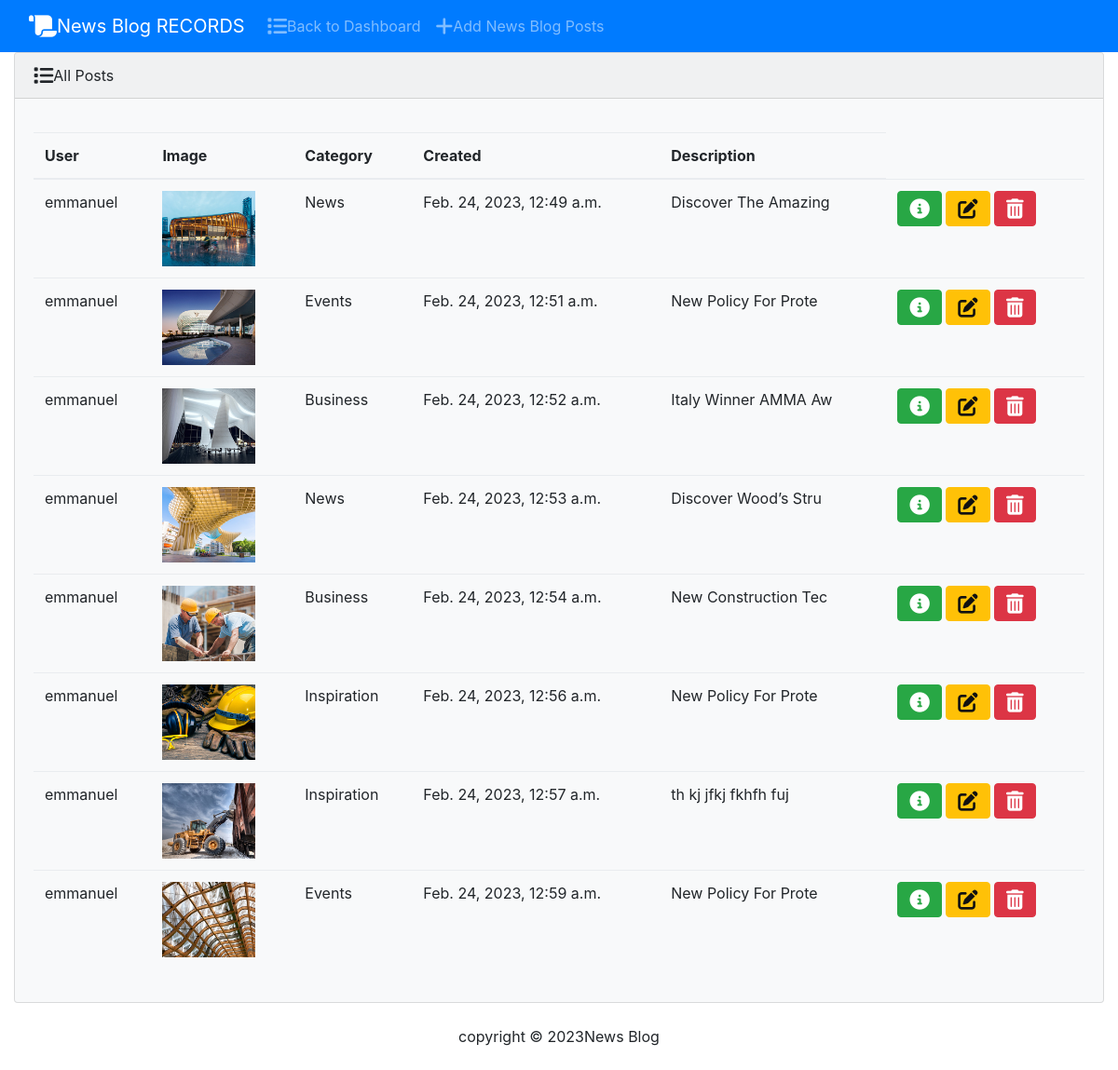
/newsgrid_list, run on the app's committed database.
### smproject/models.py (models this page shows, shortened)
class Newsgrid(models.Model):
    ngrid_user = models.ForeignKey(User, on_delete=models.CASCADE)
    ngrid_image = models.ImageField(null=True, blank=True, upload_to="images/")
    category = models.CharField(max_length=20, default='uncategorized')
    ngrid_created_at = models.DateTimeField(default=datetime.now, blank=True)
    ngrid_description = models.CharField(max_length=20, null=True, blank=True)

### smproject/views.py (the view)
# urls.py: path('newsgrid_list', NewsgridListView.as_view(), name='newsgrid_list'),
class NewsgridListView(ListView):
    context_object_name = 'newsgrids'
    model = models.Newsgrid
    template_name = 'newsgrid_list.html'

### smproject/templates/newsgrid_list.html (shortened to what this page needs)
{% load static %}
<!DOCTYPE html>
<html>
<head>
  <link rel="stylesheet" href="https://cdnjs.cloudflare.com/ajax/libs/font-awesome/6.2.0/css/all.min.css" />
  <link rel="stylesheet" type="text/css" href="{% static 'css/font-awesome.min.css' %}">
  <link rel="stylesheet" type="text/css" href="{% static 'css/fontawesome-6.2/font-awesome.min.css' %}">
  <link href="{% static 'css/bootstrap.min.css' %}" rel="stylesheet">
<body class="d-flex flex-column min-vh-100">
   <nav class="navbar navbar-expand-lg navbar-dark bg-primary">
    <div class="container-fluid">
      <a class="navbar-brand" href="{% url 'newsgrid_list' %}"><i class="fa-solid fa-scroll fa-lg"></i>News Blog RECORDS</a>
      <div class="collapse navbar-collapse" id="navbarColor01">
        <ul class="navbar-nav me-auto">
          <li class="nav-item">
            <a class="nav-link" href="{% url 'dashboard' %}"><i class="fa-solid fa-list fa-lg"></i>Back to Dashboard</a>
          </li>
          <li class="nav-item">
            <a class="nav-link" href="{% url 'create_newsgrid' %}"><i class="fa-solid fa-plus fa-lg"></i>Add News Blog Posts</a>
          </li>
        </ul>
      </div>
    </div>
  </nav>
        <div class="container-fluid">
            {% block body %}
            <div class="row">
              <div class="col-12">
                {% if newsgrids %}
                <div class="card bg-light ms-4 me-4 mb-4">
                  <div class="card-header"><i class="fa-solid fa-list fa-lg"></i>All Posts</div>
                  <div class="card-body">
                    <p class="card-text">
                      <div class="table-responsive">
                        <table class="table table-hover">
                          <thead>
                            <tr>
                              <th scope="col">User</th>
                              <th scope="col">Image</th>
                              <th scope="col">Category</th>
                              <th scope="col">Created</th>
                              <th scope="col">Description</th>
                            </tr>
                          </thead>
                          <tbody>
                            <tr>
                             {% for newsgrid in newsgrids %}
                             <tr>
                              <td>{{ newsgrid.ngrid_user }}</td>
                              <td><img src="{{ newsgrid.ngrid_image.url }}" sizes="100px" width="100px"></td>
                              <td>{{ newsgrid.category}}</td>
                              <td>{{ newsgrid.ngrid_created_at}}</td>
                              <td>{{ newsgrid.ngrid_description}}</td>
                              <td>
                                <a class="btn btn-success me-1" href="{% url 'newsgrid_details' newsgrid.pk %}">
                                  <i class="fa-solid fa-circle-info fa-lg"></i>
                                </a>
                              <a class="btn btn-warning me-1" href="{% url 'update_newsgrid' newsgrid.pk %}"><i class="fa-solid fa-pen-to-square fa-lg"></i></a>
                              <button type="button" class="btn btn-danger" data-bs-toggle="modal" data-bs-target="#delete{{newsgrid.pk}}"><i class="fa-solid fa-trash-can fa-lg"></i></button>
                             {% endfor %}
                            </tr>
                          </tbody>
                        </table>
                      </div>
                    </p>
                  </div>
                </div>
                {% else %}
                <h5 class="alert alert-primary ms-4 me-4">No Records</h5>
                {% endif %}
              </div>
            </div>
            {% endblock %}
        </div>
        <footer class="mt-auto mb-4">
          <div class="text-center">
            <span>
              copyright &copy; <script>document.write(new Date().getFullYear())</script>News Blog
            </span>
          </div>
        </footer>
</body>
</head>
</html>

### data on the page
Newsgrid: ngrid_user "emmanuel", ngrid_image (picture), category "News", ngrid_created_at "Feb. 24, 2023, 12:49 a.m.", ngrid_description "Discover The Amazing"
Newsgrid: ngrid_user "emmanuel", ngrid_image (picture), category "Events", ngrid_created_at "Feb. 24, 2023, 12:51 a.m.", ngrid_description "New Policy For Prote"
Newsgrid: ngrid_user "emmanuel", ngrid_image (picture), category "Business", ngrid_created_at "Feb. 24, 2023, 12:52 a.m.", ngrid_description "Italy Winner AMMA Aw"
Newsgrid: ngrid_user "emmanuel", ngrid_image (picture), category "News", ngrid_created_at "Feb. 24, 2023, 12:53 a.m.", ngrid_description "Discover Wood’s Stru"
Newsgrid: ngrid_user "emmanuel", ngrid_image (picture), category "Business", ngrid_created_at "Feb. 24, 2023, 12:54 a.m.", ngrid_description "New Construction Tec"
Newsgrid: ngrid_user "emmanuel", ngrid_image (picture), category "Inspiration", ngrid_created_at "Feb. 24, 2023, 12:56 a.m.", ngrid_description "New Policy For Prote"
Newsgrid: ngrid_user "emmanuel", ngrid_image (picture), category "Inspiration", ngrid_created_at "Feb. 24, 2023, 12:57 a.m.", ngrid_description "th kj jfkj fkhfh fuj"
Newsgrid: ngrid_user "emmanuel", ngrid_image (picture), category "Events", ngrid_created_at "Feb. 24, 2023, 12:59 a.m.", ngrid_description "New Policy For Prote"
